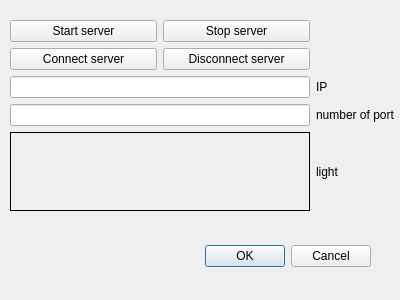
<?xml version="1.0" encoding="UTF-8"?>
<ui version="4.0">
 <class>NetworkSettings</class>
 <widget class="QDialog" name="NetworkSettings">
  <property name="geometry">
   <rect>
    <x>0</x>
    <y>0</y>
    <width>400</width>
    <height>300</height>
   </rect>
  </property>
  <property name="windowTitle">
   <string>Dialog</string>
  </property>
  <widget class="QDialogButtonBox" name="buttonBox">
   <property name="geometry">
    <rect>
     <x>30</x>
     <y>240</y>
     <width>341</width>
     <height>32</height>
    </rect>
   </property>
   <property name="orientation">
    <enum>Qt::Orientation::Horizontal</enum>
   </property>
   <property name="standardButtons">
    <set>QDialogButtonBox::StandardButton::Cancel|QDialogButtonBox::StandardButton::Ok</set>
   </property>
  </widget>
  <widget class="QWidget" name="layoutWidget">
   <property name="geometry">
    <rect>
     <x>10</x>
     <y>20</y>
     <width>385</width>
     <height>191</height>
    </rect>
   </property>
   <layout class="QGridLayout" name="gridLayout">
    <item row="4" column="0">
     <widget class="QLineEdit" name="portLineEdit"/>
    </item>
    <item row="3" column="0">
     <widget class="QLineEdit" name="ipLineEdit"/>
    </item>
    <item row="4" column="2">
     <widget class="QLabel" name="portLabel">
      <property name="text">
       <string>number of port</string>
      </property>
     </widget>
    </item>
    <item row="5" column="0">
     <widget class="QLabel" name="statusLabel">
      <property name="autoFillBackground">
       <bool>false</bool>
      </property>
      <property name="frameShape">
       <enum>QFrame::Shape::Box</enum>
      </property>
      <property name="text">
       <string/>
      </property>
     </widget>
    </item>
    <item row="5" column="2">
     <widget class="QLabel" name="statusLampka">
      <property name="text">
       <string>light</string>
      </property>
     </widget>
    </item>
    <item row="3" column="2">
     <widget class="QLabel" name="ipLabel">
      <property name="text">
       <string>IP</string>
      </property>
     </widget>
    </item>
    <item row="1" column="0">
     <layout class="QHBoxLayout" name="horizontalLayout">
      <item>
       <widget class="QPushButton" name="startServerButton">
        <property name="text">
         <string>Start server</string>
        </property>
       </widget>
      </item>
      <item>
       <widget class="QPushButton" name="stopServerButton">
        <property name="text">
         <string>Stop server</string>
        </property>
       </widget>
      </item>
     </layout>
    </item>
    <item row="2" column="0">
     <layout class="QHBoxLayout" name="horizontalLayout_2">
      <item>
       <widget class="QPushButton" name="connectButton">
        <property name="text">
         <string>Connect server</string>
        </property>
       </widget>
      </item>
      <item>
       <widget class="QPushButton" name="disconnectButton">
        <property name="text">
         <string>Disconnect server</string>
        </property>
       </widget>
      </item>
     </layout>
    </item>
   </layout>
  </widget>
 </widget>
 <resources/>
 <connections>
  <connection>
   <sender>buttonBox</sender>
   <signal>accepted()</signal>
   <receiver>NetworkSettings</receiver>
   <slot>accept()</slot>
   <hints>
    <hint type="sourcelabel">
     <x>248</x>
     <y>254</y>
    </hint>
    <hint type="destinationlabel">
     <x>157</x>
     <y>274</y>
    </hint>
   </hints>
  </connection>
  <connection>
   <sender>buttonBox</sender>
   <signal>rejected()</signal>
   <receiver>NetworkSettings</receiver>
   <slot>reject()</slot>
   <hints>
    <hint type="sourcelabel">
     <x>316</x>
     <y>260</y>
    </hint>
    <hint type="destinationlabel">
     <x>286</x>
     <y>274</y>
    </hint>
   </hints>
  </connection>
 </connections>
</ui>
